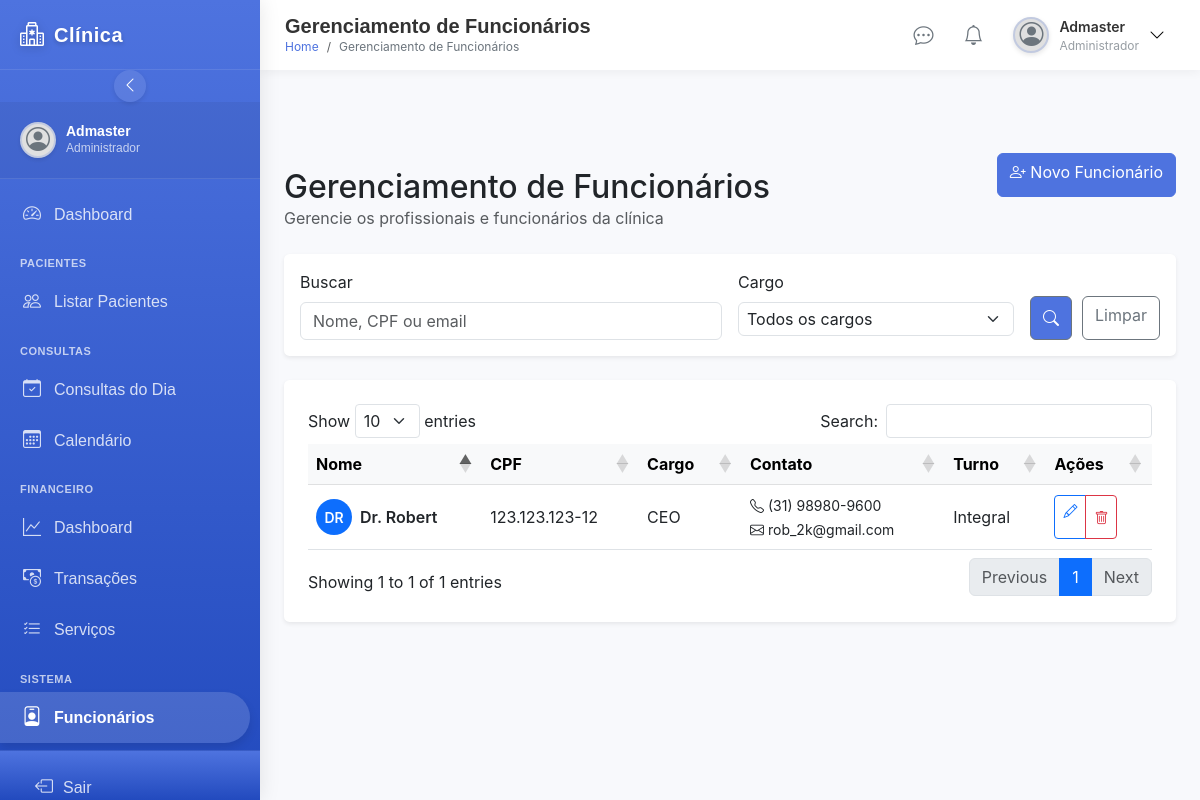
Screenshot of /pages/funcionarios.php (signed in) with the database file from the repository.
### tables this page shows
CREATE TABLE `funcionarios` (
  `id` int(11) NOT NULL,
  `cpf` varchar(11) NOT NULL,
  `nome` varchar(100) NOT NULL,
  `data_nasc` date DEFAULT NULL,
  `email` varchar(100) DEFAULT NULL,
  `telefone` varchar(15) DEFAULT NULL,
  `whatsapp` varchar(15) DEFAULT NULL,
  `cargo` varchar(50) DEFAULT NULL,
  `turno` varchar(20) DEFAULT NULL,
  `horario_trabalho` varchar(50) DEFAULT NULL,
  `status` enum('Ativo','Inativo') NOT NULL DEFAULT 'Ativo'
);

### includes/chat.php (called while the page is built, shortened)
<?php
require_once __DIR__ . '/../config/config.php';
$usuario_id = $_SESSION['id'];
function getUsuariosChat() {
    global $conn, $usuario_id;
    $usuarios = [];
    $sql = "SELECT DISTINCT
                u.id,
                u.nome,
                u.foto_perfil,
                u.cargo,
                u.status,
                (SELECT MAX(m.data_envio) FROM mensagens m
                 WHERE (m.remetente_id = u.id AND m.destinatario_id = ?)
                    OR (m.remetente_id = ? AND m.destinatario_id = u.id)) as ultima_mensagem_data,
                (SELECT m.mensagem FROM mensagens m
                 WHERE ((m.remetente_id = u.id AND m.destinatario_id = ?)
                    OR (m.remetente_id = ? AND m.destinatario_id = u.id))
                 ORDER BY m.data_envio DESC LIMIT 1) as ultima_mensagem,
                (SELECT COUNT(*) FROM mensagens m
                 WHERE m.remetente_id = u.id AND m.destinatario_id = ? AND m.lida = 0) as nao_lidas
            FROM usuarios u
            WHERE u.id != ? AND u.status = 'ativo'
            AND (
                EXISTS (SELECT 1 FROM mensagens m WHERE m.remetente_id = u.id AND m.destinatario_id = ?)
                OR EXISTS (SELECT 1 FROM mensagens m WHERE m.remetente_id = ? AND m.destinatario_id = u.id)
            )
            ORDER BY ultima_mensagem_data DESC";
    if ($stmt = $conn->prepare($sql)) {
        $stmt->bind_param("iiiiiiii", $usuario_id, $usuario_id, $usuario_id, $usuario_id, $usuario_id, $usuario_id, $usuario_id, $usuario_id);
        if ($stmt->execute()) {
            $result = $stmt->get_result();
        }
    }
    $sql_outros = "SELECT
                    u.id,
                    u.nome,
                    u.foto_perfil,
                    u.cargo,
                    u.status,
                    NULL as ultima_mensagem_data,
                    NULL as ultima_mensagem,
                    0 as nao_lidas
                FROM usuarios u
                WHERE u.id != ? AND u.status = 'ativo'
                AND NOT EXISTS (
                    SELECT 1 FROM mensagens m
                    WHERE (m.remetente_id = u.id AND m.destinatario_id = ?)
                       OR (m.remetente_id = ? AND m.destinatario_id = u.id)
                )
                ORDER BY u.nome";
    if ($stmt = $conn->prepare($sql_outros)) {
        $stmt->bind_param("iii", $usuario_id, $usuario_id, $usuario_id);
        if ($stmt->execute()) {
            $result = $stmt->get_result();
            while ($row = $result->fetch_assoc()) {
                $usuarios[] = $row;
            }
        }
    }
    return $usuarios;
}
?>
                            <?php $usuarios = getUsuariosChat(); ?>

### functions/utils/helpers.php (called while the page is built, shortened)
<?php
function formatarTelefone($telefone) {
    $telefone = preg_replace('/\D/', '', $telefone);
    if (strlen($telefone) === 11) {
        return '(' . substr($telefone, 0, 2) . ') ' . substr($telefone, 2, 5) . '-' . substr($telefone, 7);
    } elseif (strlen($telefone) === 10) {
        return '(' . substr($telefone, 0, 2) . ') ' . substr($telefone, 2, 4) . '-' . substr($telefone, 6);
    } elseif (strlen($telefone) === 8) {
        return substr($telefone, 0, 4) . '-' . substr($telefone, 4);
    } else {
        return $telefone;
    }
}
function formatarCPF($cpf) {
    $numeros = preg_replace('/[^0-9]/', '', $cpf);
    return substr($numeros, 0, 3) . '.' .
           substr($numeros, 3, 3) . '.' .
           substr($numeros, 6, 3) . '-' .
           substr($numeros, 9, 2);
}
function getInitials($name) {
    $names = explode(' ', $name);
    return strtoupper(substr($names[0], 0, 1) . substr($names[count($names) - 1], 0, 1));
}
?>

### pages/funcionarios.php (the view, shortened to what this page needs)
<?php
require_once '../config/config.php';
require_once '../functions/utils/helpers.php';
$titulo = "Gerenciamento de Funcionários";
$search = isset($_GET['search']) ? $_GET['search'] : '';
$sql = "SELECT id, cpf, nome, cargo, telefone, email, turno FROM funcionarios WHERE 1=1";
$sql .= " ORDER BY nome ASC";
$result = $conn->query($sql);
?>
<!DOCTYPE html>
<html lang="pt-br">
<head>
    <link href="https://cdn.jsdelivr.net/npm/bootstrap@5.3.0/dist/css/bootstrap.min.css" rel="stylesheet">
    <link rel="stylesheet" href="https://cdn.jsdelivr.net/npm/bootstrap-icons@1.11.3/font/bootstrap-icons.min.css">
    <link href="https://cdn.datatables.net/1.13.6/css/dataTables.bootstrap5.min.css" rel="stylesheet">
    <link href="https://cdn.datatables.net/responsive/2.5.0/css/responsive.bootstrap5.min.css" rel="stylesheet">
    <link rel="stylesheet" href="../css/styles.css">
    <link rel="stylesheet" href="../css/responsive.css">
</head>
<body>
    <div class="d-flex flex-column flex-lg-row">
    <div class="d-none d-md-block">
        <?php include '../includes/sidebar.php' ?>
        </div>
        <main class="main-content">
            <?php include '../includes/topbar.php' ?>
            <div class="container-fluid px-3 px-md-4 py-3 py-md-4 mt-5">
                <div class="row mb-4 align-items-center fade-in mt-5">
                    <div class="col-md-8 mt-5">
                        <h2 class="mb-0"><?= $titulo ?></h2>
                        <p class="text-muted mb-0">Gerencie os profissionais e funcionários da clínica</p>
                    </div>
                    <div class="col-md-4 text-md-end mt-3 mt-md-0">
                        <a href="add_funcionario.php" class="btn btn-primary">
                            <i class="bi bi-person-plus"></i> <span class="d-none d-sm-inline">Novo Funcionário</span>
                        </a>
                    </div>
                </div>
                <div class="row mb-4 slide-in-up" style="animation-delay: 0.1s;">
                    <div class="col-12">
                        <div class="card border-0 shadow-sm">
                            <div class="card-body">
                                <form action="<?= htmlspecialchars($_SERVER["PHP_SELF"]); ?>" method="get" class="row g-3">
                                    <div class="col-md-6 col-sm-12">
                                        <label for="search" class="form-label">Buscar</label>
                                        <div class="input-group">
                                            <input type="text" class="form-control" id="search" name="search" placeholder="Nome, CPF ou email" value="<?= htmlspecialchars($search) ?>">
                                        </div>
                                    </div>
                                    <div class="col-md-4 col-sm-8">
                                        <label for="cargo" class="form-label">Cargo</label>
                                        <select class="form-select" id="cargo" name="cargo">
                                            <option value="">Todos os cargos</option>
                                        </select>
                                    </div>
                                      <div class="col-md-2 col-sm-4 d-flex align-items-end">
                                     <button class="btn btn-outline-secondary" type="submit" id="btnSearch" style="margin-right:10px; background-color:rgb(78, 115, 223);">
                                                <i class="bi bi-search text-white"></i>
                                            </button>
                                        <a href="<?= htmlspecialchars($_SERVER["PHP_SELF"]); ?>" class="btn btn-outline-secondary w-100" >
                                           <span >Limpar</span>
                                        </a>
                                    </div>
                                </form>
                            </div>
                        </div>
                    </div>
                </div>
                <div class="row mb-4 slide-in-up d-none d-md-flex" style="animation-delay: 0.2s;">
                    <div class="col-12">
                        <div class="card border-0 shadow-sm">
                            <div class="card-body p-4">
                                <?php if ($result && $result->num_rows > 0): ?>
                                    <div class="table-responsive">
                                        <table class="table table-hover align-middle" id="funcionariosTable">
                                            <thead class="table-light">
                                                <tr>
                                                    <th>Nome</th>
                                                    <th>CPF</th>
                                                    <th>Cargo</th>
                                                    <th>Contato</th>
                                                    <th>Turno</th>
                                                    <th>Ações</th>
                                                </tr>
                                            </thead>
                                            <tbody>
                                                <?php
                                                $result->data_seek(0);
                                                while ($row = $result->fetch_assoc()):
                                                ?>
                                                    <tr>
                                                        <td>
                                                            <div class="d-flex align-items-center">
                                                                <div class="avatar-circle bg-primary text-white me-2">
                                                                    <?= getInitials($row['nome']) ?>
                                                                </div>
                                                                <div>
                                                                    <div class="fw-semibold"><?= htmlspecialchars($row['nome']) ?></div>
                                                                </div>
                                                            </div>
                                                        </td>
                                                        <td><?= isset($row['cpf']) ? formatarCPF($row['cpf']) : '-' ?></td>
                                                        <td><?= htmlspecialchars($row['cargo']) ?></td>
                                                        <td>
                                                            <div><small><i class="bi bi-telephone me-1"></i><?= formatarTelefone($row['telefone']) ?></small></div>
                                                            <div><small><i class="bi bi-envelope me-1"></i><?= htmlspecialchars($row['email']) ?></small></div>
                                                        </td>
                                                        <td><?= htmlspecialchars($row['turno'] ?? '-') ?></td>
                                                        <td>
                                                            <div class="btn-group">
                                                                <a href="add_funcionario.php?id=<?= $row['id'] ?>" class="btn btn-sm btn-outline-primary">
                                                                    <i class="bi bi-pencil"></i>
                                                                </a>
                                                                <button type="button" class="btn btn-sm btn-outline-danger delete-funcionario" data-id="<?= $row['id'] ?>" data-nome="<?= htmlspecialchars($row['nome']) ?>">
                                                                    <i class="bi bi-trash"></i>
                                                                </button>
                                                            </div>
                                                        </td>
                                                    </tr>
                                                <?php endwhile; ?>
                                            </tbody>
                                        </table>
                                    </div>
                                <?php endif; ?>
                            </div>
                        </div>
                    </div>
                </div>
            </div>
        </main>
    </div>
</body>
</html>

### css/styles.css (style rules this page uses)
:root { --primary-color: #4e73df; --secondary-color: #6c757d; --success-color: #1cc88a; --info-color: #36b9cc; --warning-color: #f6c23e; --danger-color: #e74a3b; --light-color: #f8f9fc; --dark-color: #5a5c69; }
body { background-color: #f8f9fc; font-family: "Nunito", -apple-system, BlinkMacSystemFont, "Segoe UI", Roboto, "Helvetica Neue", Arial, sans-serif; }
.card { border: none; border-radius: 0.35rem; box-shadow: 0 0.15rem 1.75rem 0 rgba(58, 59, 69, 0.1); }
.btn-primary { background-color: var(--primary-color); border-color: var(--primary-color); }
.fade-in { animation: fadeIn 0.5s ease-in-out; }
.slide-in-up { animation: slideInUp 0.5s ease-in-out; }

### css/responsive.css (style rules this page uses)
@media (hover: none) { .btn { min-height: 44px; } }
@media (hover: none) { input, select, textarea { font-size: 16px !important; } }
body.has-mobile-nav { padding-bottom: 65px; }

### pages/funcionarios.php (style rules this page uses)
:root { --header-height: 60px; --mobile-nav-height: 60px; }
body { overflow-x: hidden; padding-bottom: var(--mobile-nav-height); }
.form-select { font-size: 18px; padding: 4px 8px; }
.form-select option { font-size: 12px; }
#btnSearch { width:200px; }
@media (min-width: 992px) { body { padding-bottom: 0; } }
.avatar-circle { width: 36px; height: 36px; border-radius: 50%; display: flex; align-items: center; justify-content: center; font-weight: 600; font-size: 14px; }
.fade-in { animation: fadeIn 0.5s ease-in-out; }
.slide-in-up { animation: slideInUp 0.5s ease-in-out; }
.main-content { transition: all 0.3s ease; width: 100%; }
@media (min-width: 992px) { .main-content { width: calc(100% - var(--sidebar-width)); margin-left: var(--sidebar-width); } }
.has-mobile-nav { padding-bottom: var(--mobile-nav-height); }

### includes/sidebar.php (style rules this page uses)
:root { --sidebar-width: 260px; --sidebar-collapsed-width: 70px; --sidebar-bg: linear-gradient(180deg, #4e73df 0%, #224abe 100%); --sidebar-color: #fff; --sidebar-hover-bg: rgba(255, 255, 255, 0.1); --sidebar-active-bg: rgba(255, 255, 255, 0.15); --sidebar-border: rgba(255, 255, 255, 0.1); --sidebar-icon-size: 18px; --sidebar-transition: all 0.3s ease; --sidebar-shadow: 0 0 20px rgba(0, 0, 0, 0.1); --sidebar-header-height: 70px; --sidebar-footer-height: 50px; }

### includes/topbar.php (style rules this page uses)
:root { --topbar-height: 70px; --topbar-bg: #fff; --topbar-color: #333; --topbar-border: rgba(0, 0, 0, 0.05); --topbar-shadow: 0 2px 10px rgba(0, 0, 0, 0.05); --topbar-transition: all 0.3s ease; --primary-color: #4e73df; --primary-hover: #3a5ccc; --sidebar-width: 260px; --sidebar-collapsed-width: 70px; }

### rows the page displays
funcionarios: nome "DR", nome "Dr. Robert", cpf "123.123.123-12", cargo "CEO", telefone "(31) 98980-9600", email "rob_2k@gmail.com", turno "Integral"

### other values shown
$nomeUsuario "Admaster"
$cargoUsuario "Administrador"
$tituloPagina "Gerenciamento de Funcionários"
$titulo "Gerenciamento de Funcionários"
